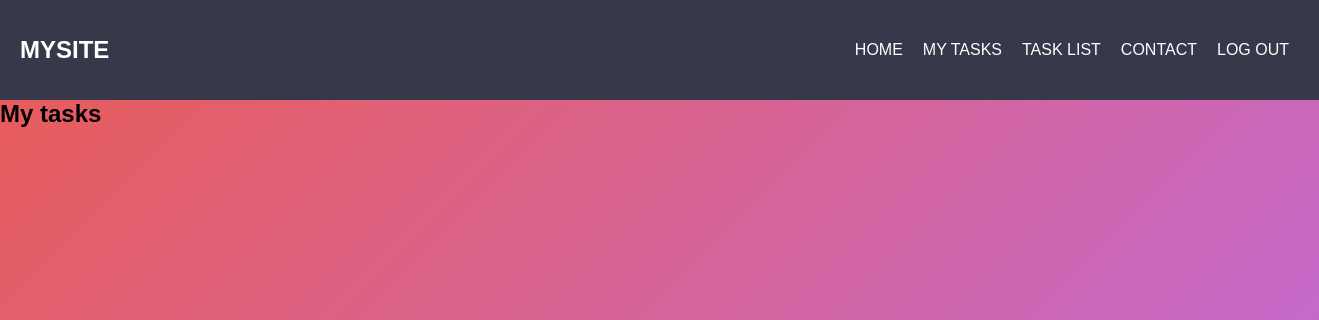
Page /tasks/1/my_list/ (signed in) on the earlier database version.
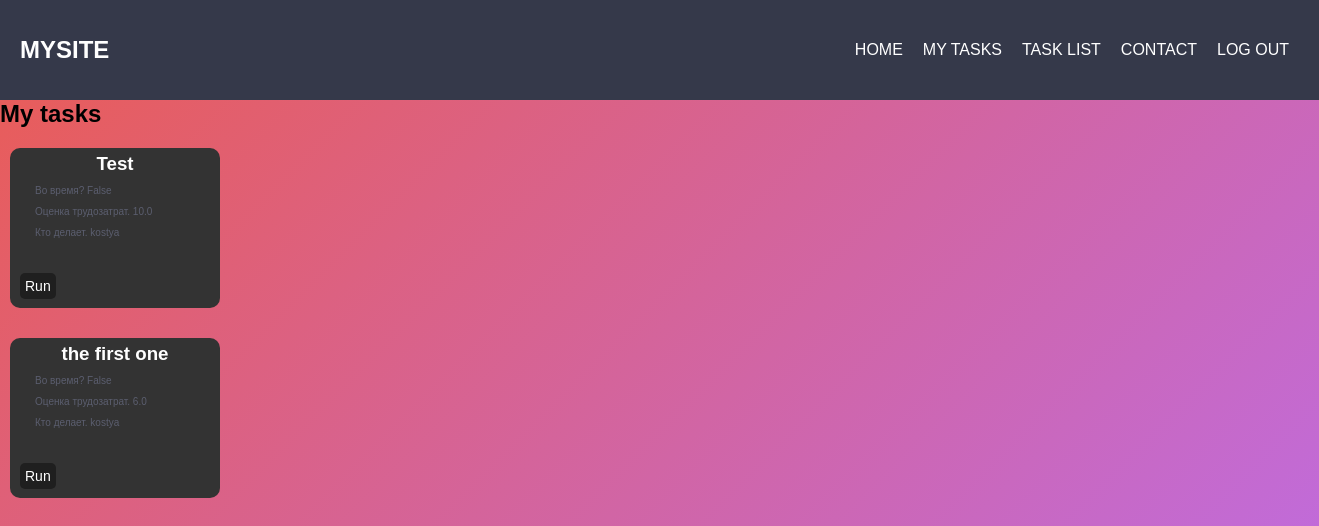
Same page on the later database version.
### tasks/models.py (models this page shows, shortened)
class Tasks(models.Model):
	user = models.ForeignKey(settings.AUTH_USER_MODEL, on_delete=models.CASCADE, verbose_name="Пользователь")
	title = models.CharField(max_length=500, null=True, blank=True, verbose_name="Заголовок")
	creationdate = models.DateTimeField(auto_now_add=True, verbose_name="Дата создания")
	datetime_start = models.DateTimeField(null=True, blank=True, verbose_name="Время начала")
	datetime_end = models.DateTimeField(null=True, blank=True, verbose_name="Время окончания")
	need_hours = models.FloatField(null=True, blank=True, verbose_name="Необходимое время")
	spent_hours = models.IntegerField(null=True, blank=True, verbose_name="Затраченое время")
	in_time = models.BooleanField(default=False, verbose_name="Во время?")
	comments = models.TextField(null=True, blank=True, verbose_name="Комментарии")
	closed = models.BooleanField(default=False, null=True, blank=True, verbose_name="Закрыта ли задача")
	class Meta:
		verbose_name = "Задание"
		verbose_name_plural = "Задания"
	def get_run_url(self):
		return "/tasks/my_task/{}/run".format(self.pk)

### tasks/views.py (the view)
# urls.py: path('<int:user>/my_list/', list_view_for_user, name='list_view_for_user'),
def list_view_for_user(request, user):
	item_for_user = Tasks.objects.filter(user=request.user)
	context = {
		'item_for_user': item_for_user,
	}
	return render(request, 'tasks/list_for_user.html', context)

### tasks/templates/tasks/list_for_user.html
{% extends 'base.html' %}
{% block content %}
		<h2>My tasks</h2>
	<div class="list-form">
		<ul>
			{% for item in item_for_user %}
				{% if item.closed is not True %}
				<li>
					<div id="task-form">
						<div class="task-title"><h3>{{ item.title }}<h3></div>
						<div class="task-intime"><p>Во время? {{ item.in_time }}</p></div>
						<div class="task-need_hours"><p>Оценка трудозатрат. {{ item.need_hours }}</p></div>
						<div class="task-user"><p>Кто делает. {{ item.user }}</p></div>
						<a href="{{ item.get_run_url }}">
							<button class="btn-run">Run</button>
						</a>
					</div>
				</li>
				{% endif %}
			{% endfor %}
		</ul>
	</div>
{% endblock %}

Differences in the rows shown:
added Tasks: title "Test", in_time "False", need_hours "10.0", user "kostya"
added Tasks: title "the first one", in_time "False", need_hours "6.0", user "kostya"
